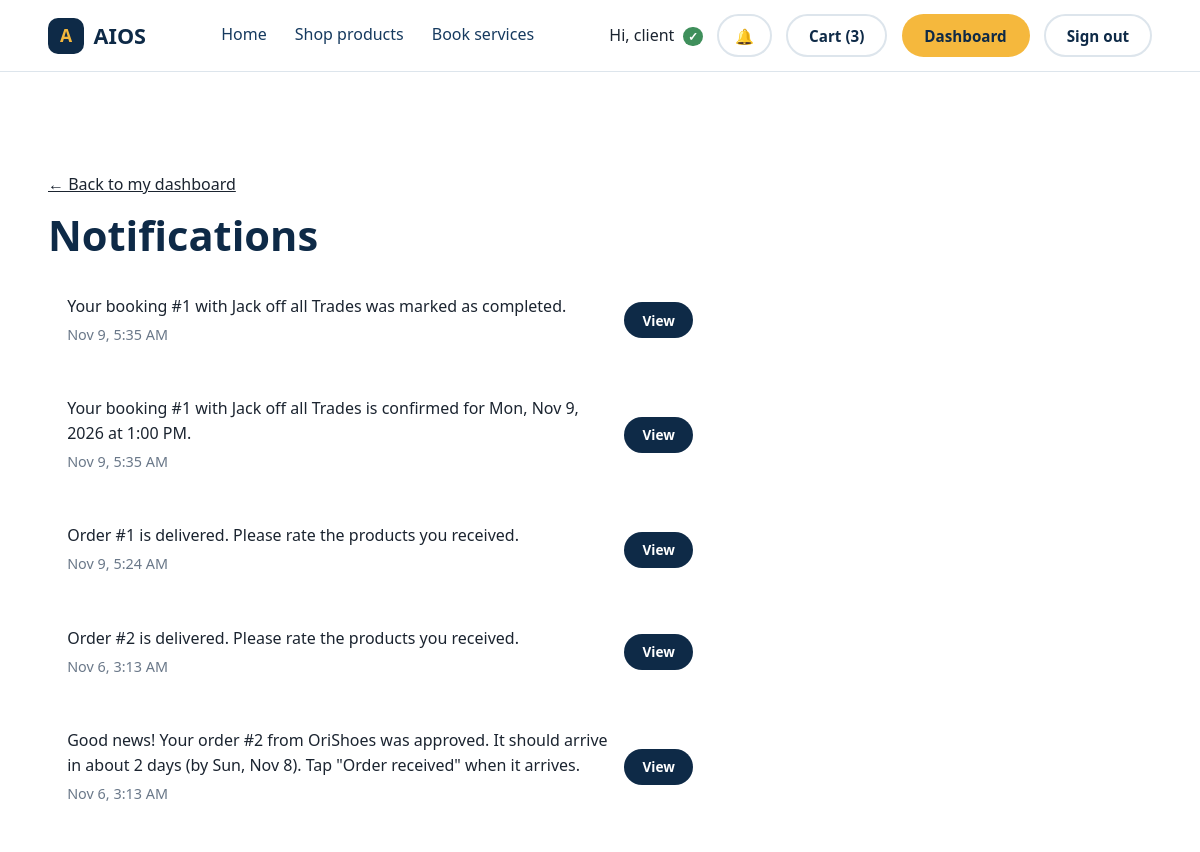
/notifications.php (signed in), run on the app's committed database.
### tables this page shows
CREATE TABLE IF NOT EXISTS notifications (
  id         INT UNSIGNED AUTO_INCREMENT PRIMARY KEY,
  user_id    INT UNSIGNED NOT NULL,
  message    VARCHAR(300) NOT NULL,
  link       VARCHAR(200) NOT NULL DEFAULT '',
  is_read    TINYINT(1) NOT NULL DEFAULT 0,
  created_at DATETIME NOT NULL,
  KEY by_user (user_id, is_read),
  FOREIGN KEY (user_id) REFERENCES users(id) ON DELETE CASCADE
);

### notifications.php (the view, shortened to what this page needs)
<?php
require_once __DIR__ . '/includes/bootstrap.php';
$uid = $_SESSION['user_id'];
$st = db()->prepare('SELECT * FROM notifications WHERE user_id = ? ORDER BY id DESC LIMIT 60');
$st->execute([$uid]);
$list = $st->fetchAll();
?>
<!DOCTYPE html>
<html lang="en">
<head>
  <link rel="stylesheet" href="css/style.css">
</head>
<body>
  <?php include __DIR__ . '/includes/topbar.php'; ?>
  <main class="section shop-page notif-page">
    <p><a href="dashboard.php">&larr; Back to my dashboard</a></p>
    <h1>Notifications</h1>
    <?php foreach ($list as $n): ?>
      <div class="card notif <?= $n['is_read'] ? '' : 'unread' ?>">
        <div>
          <p class="notif-text"><?= htmlspecialchars($n['message']) ?></p>
          <span class="muted"><?= htmlspecialchars(date('M j, g:i A', strtotime($n['created_at']))) ?></span>
        </div>
        <?php if ($n['link']): ?><a class="btn btn-small" href="<?= htmlspecialchars($n['link']) ?>">View</a><?php endif; ?>
      </div>
    <?php endforeach; ?>
  </main>
</body>
</html>

### css/style.css (style rules this page uses)
:root { --navy: #0e2a47; --navy-2: #163a5f; --marigold: #f5b83d; --teal: #1f8a8a; --mist: #eef3f7; --ink: #1b2430; --muted: #6a7889; --white: #ffffff; --line: #dde5ec; --header-h: 72px; --font-head: 'Bricolage Grotesque', 'Segoe UI', sans-serif; --font-body: 'DM Sans', 'Segoe UI', sans-serif; }
*, *::before, *::after { box-sizing: border-box; }
html { scroll-behavior: smooth; scroll-padding-top: var(--header-h); }
body { margin: 0; font-family: var(--font-body); color: var(--ink); background: var(--white); line-height: 1.55; }
h1, h2, h3 { font-family: var(--font-head); margin: 0; line-height: 1.1; }
a { color: inherit; }
.muted { color: var(--muted); font-size: .9rem; }
.btn { display: inline-block; cursor: pointer; font: 700 .95rem var(--font-body); padding: .6rem 1.3rem; border-radius: 999px; border: 2px solid transparent; text-decoration: none; text-align: center; transition: transform .15s ease, background .15s ease; }
.btn-small { background: var(--navy); color: var(--white); padding: .4rem 1rem; font-size: .85rem; }
.section { padding: clamp(3rem, 7vw, 5.5rem) clamp(1rem, 4vw, 3rem); }
.card { background: var(--white); border-radius: 14px; padding: 1.2rem; display: flex; flex-direction: column; gap: .2rem; }
.shop-page h1 { font-size: clamp(1.8rem, 3.5vw, 2.6rem); color: var(--navy); margin-bottom: 1rem; }
.notif-page { max-width: 760px; }
.notif { flex-direction: row; justify-content: space-between; align-items: center; gap: 1rem; margin-bottom: .7rem; }
.notif-text { margin: 0 0 .2rem; font-weight: 500; }

### data on the page
notifications: message "Your booking #1 with Jack off all Trades was marked as completed.", created_at "Nov 9, 5:35 AM"
notifications: message "Your booking #1 with Jack off all Trades is confirmed for Mon, Nov 9, 2026 at 1:00 PM.", created_at "Nov 9, 5:35 AM"
notifications: message "Order #1 is delivered. Please rate the products you received.", created_at "Nov 9, 5:24 AM"
notifications: message "Order #2 is delivered. Please rate the products you received.", created_at "Nov 6, 3:13 AM"
notifications: message "Good news! Your order #2 from OriShoes was approved. It should arrive in about 2 days (by Sun, Nov 8). Tap \"Order received\" when it arrives.", created_at "Nov 6, 3:13 AM"

### other printed values
SITE_NAME "AIOS"
$_SESSION['user'] "client"
cart_count() "3"
